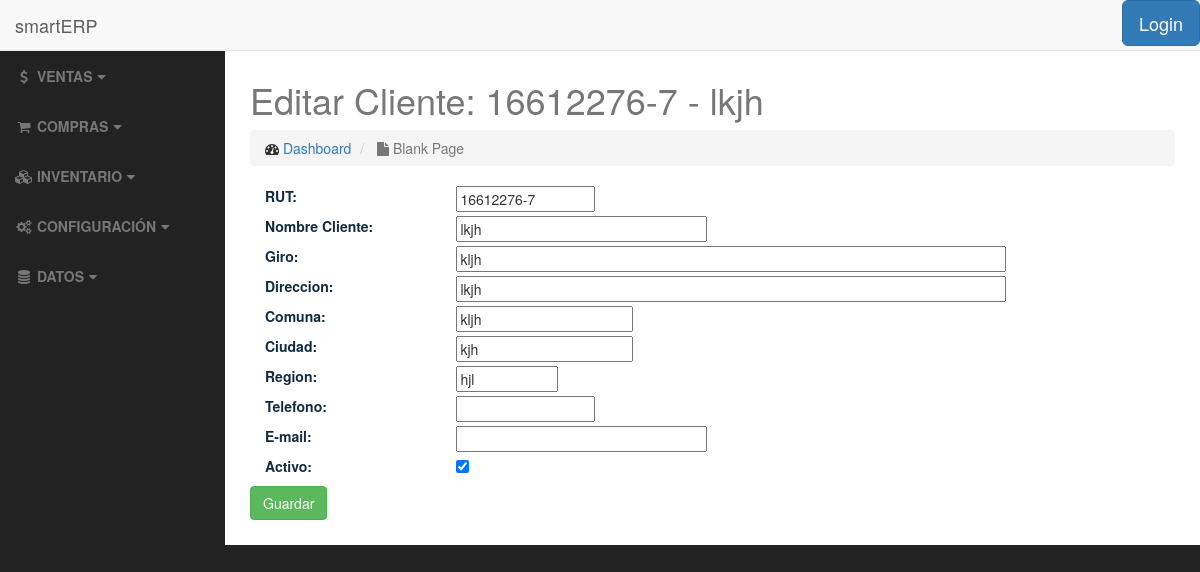
Before: /clients/27/update/ with the older database file.
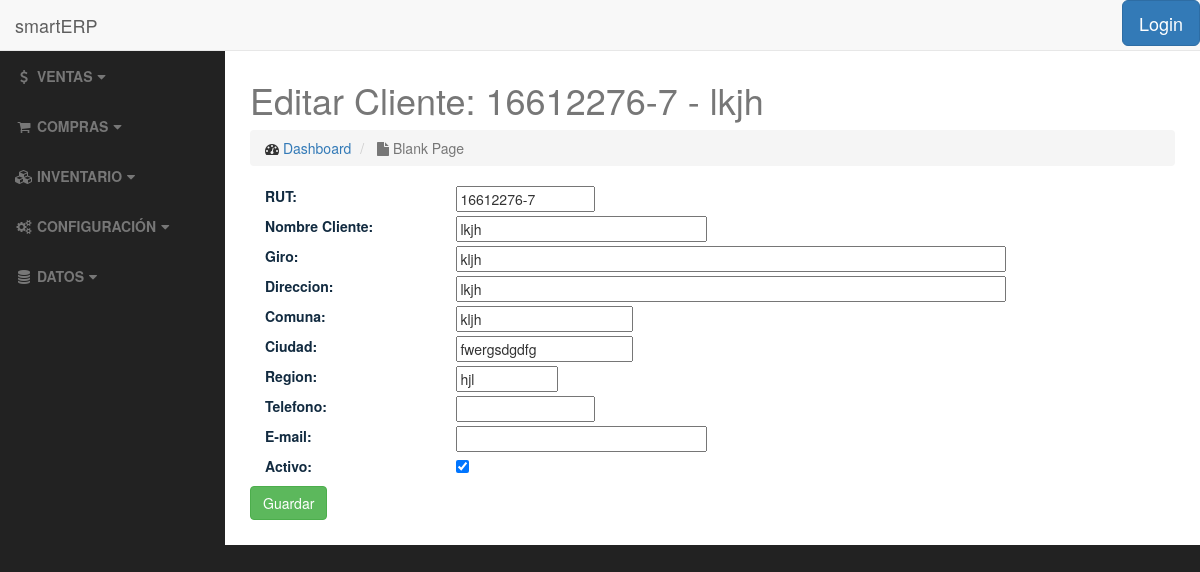
After: the same page with the newer database file.
### clients/models.py (models this page shows, shortened)
class Client(models.Model):
    client_rut = models.CharField(max_length=12, unique=True, verbose_name="RUT", validators=[rut_validate])
    client_name = models.CharField(max_length=250, verbose_name="Nombre Cliente")
    client_giro = models.CharField(max_length=200, verbose_name="Giro")
    client_address = models.CharField(max_length=100, verbose_name="Direccion")
    client_comuna = models.CharField(max_length=50, verbose_name="Comuna")
    client_ciudad = models.CharField(max_length=50, verbose_name="Ciudad")
    client_region = models.CharField(max_length=50, verbose_name="Region")
    client_tel = models.CharField(max_length=20, blank=True, verbose_name="Telefono")
    client_email = models.EmailField(blank=True, verbose_name="E-mail")
    is_active = models.BooleanField(default=True, verbose_name="Activo")
    class Meta:
        ordering = ['client_rut']

### clients/views.py (the view)
# urls.py: url(r'^(?P<pk>[0-9]+)/update/$', views.UpdateClient.as_view(), name='client-update'),
class UpdateClient(UpdateView):
    model = Client
    form_class = ClientUpdateForm
    template_name_suffix = '_update_form'

### clients/forms.py
class ClientUpdateForm(forms.ModelForm):
    class Meta:
        model = Client
        fields = '__all__'
        widgets = {
            'client_rut': forms.TextInput(attrs={'class': 'form control', 'size': '15', 'readonly': 'True'}),
            'client_name': forms.TextInput(attrs={'class': 'form control', 'size': '30'}),
            'client_giro': forms.TextInput(attrs={'class': 'form control', 'size': '70'}),
            'client_address': forms.TextInput(attrs={'class': 'form control', 'size': '70'}),
            'client_comuna': forms.TextInput(attrs={'class': 'form control', 'size': '20'}),
            'client_ciudad': forms.TextInput(attrs={'class': 'form control', 'size': '20'}),
            'client_region': forms.TextInput(attrs={'class': 'form control', 'size': '10'}),
            'client_tel': forms.TextInput(attrs={'class': 'form control', 'size': '15'}),
            'client_email': forms.TextInput(attrs={'class': 'form control', 'size': '30'}),
        }

### clients/templates/clients/client_update_form.html
{% extends 'base.html' %}
<h2>{% block title %}Editar Cliente: {{ object.client_rut }} - {{ object.client_name }}{% endblock %}</h2>
{% block body %}
{% include 'update_form.html' %}
{% endblock %}

### templates/form-template.html (shortened to what this page needs)
{% for field in form %}
    <div class="row">
        <div class="col-sm-10">
            <div class="form-group">
                <label class="col-sm-3">{{ field.label_tag }}</label>
                <div class="col-sm-9">{{ field }}</div>
            </div>
        </div>
    </div>
{% endfor %}

Changed rows visible on the page:
changed Client "lkjh": client_ciudad "kjh" → "fwergsdgdfg"
